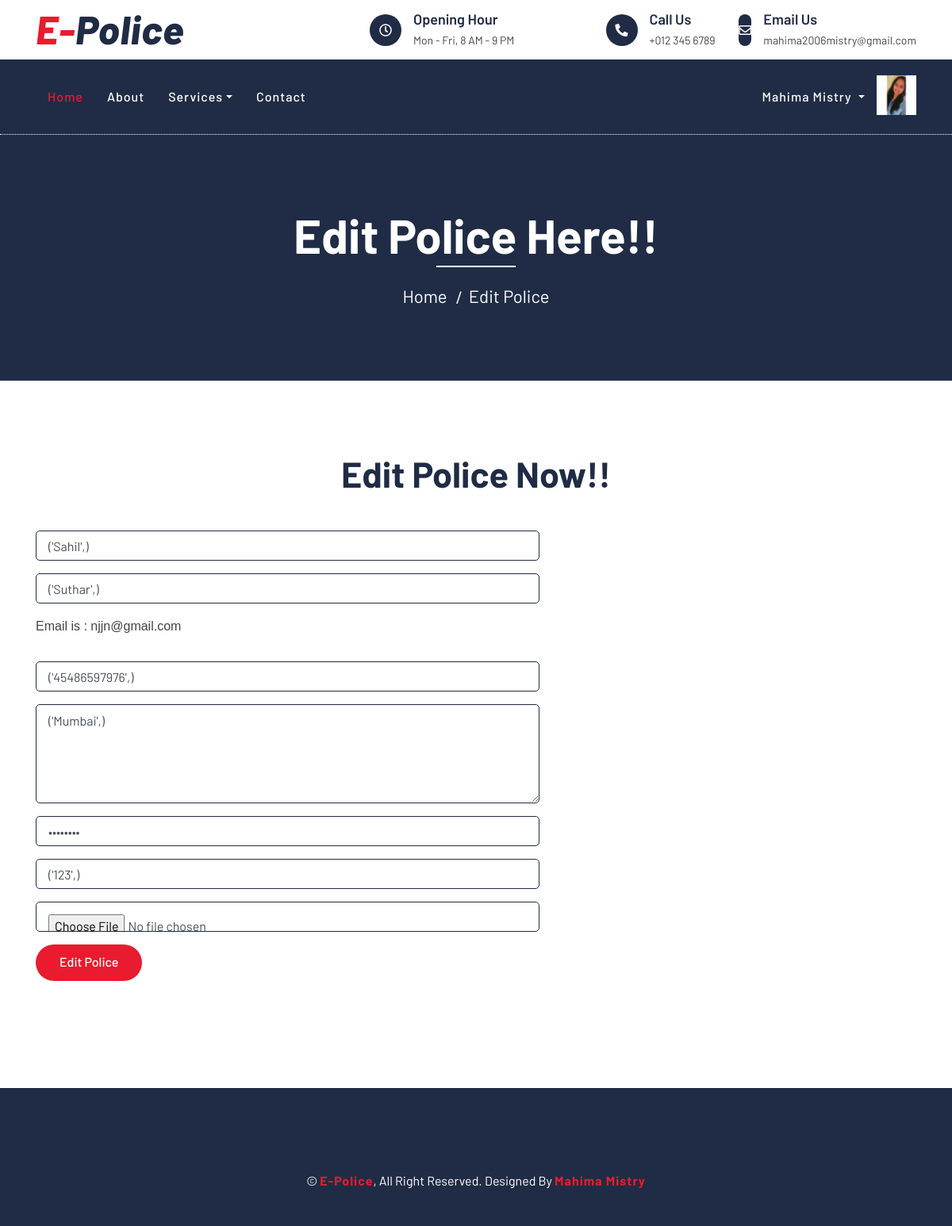
Page /edit_police/17 (signed in) on the earlier database version.
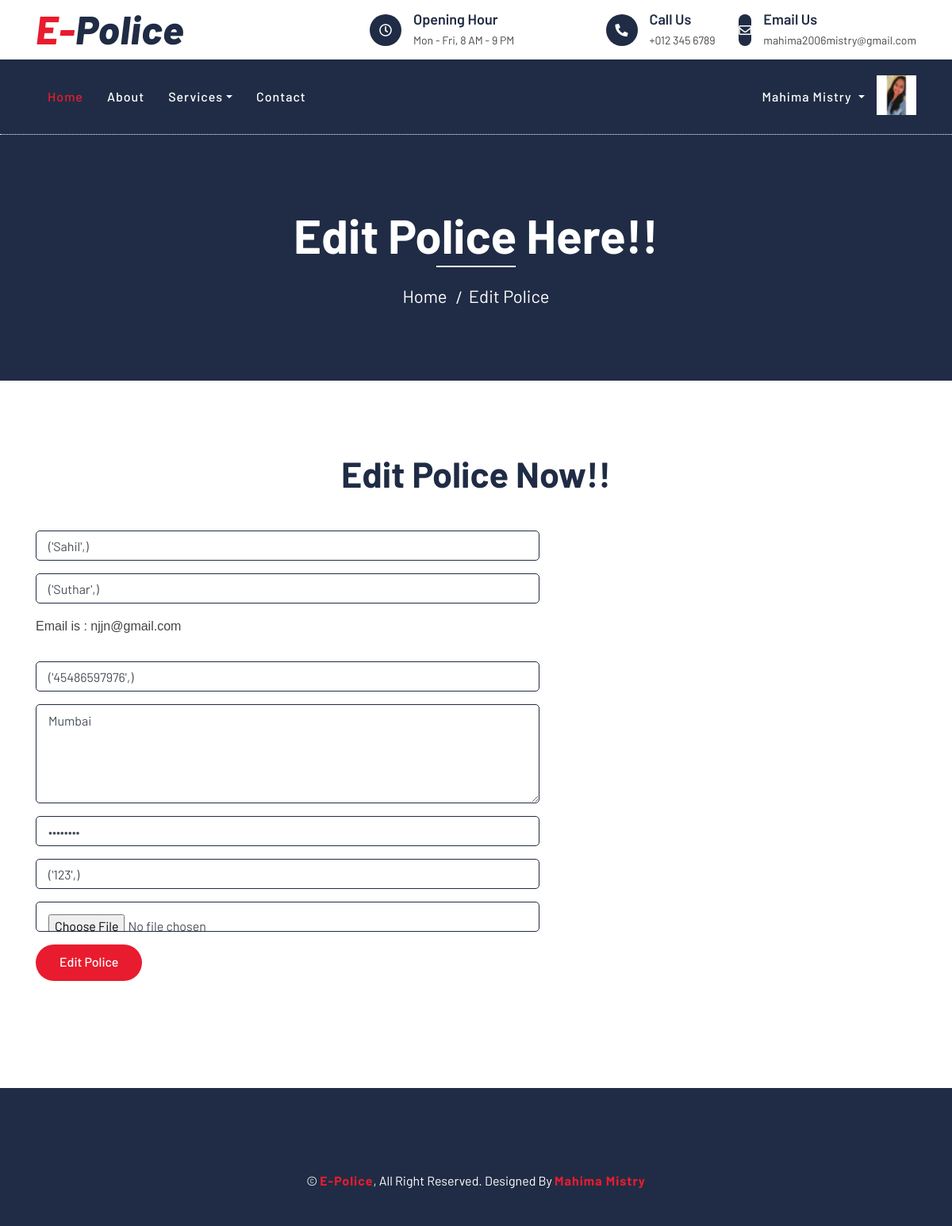
Same page on the later database version.
### epolice/models.py (models this page shows, shortened)
class User(models.Model):
    fname = models.CharField(max_length=50)
    lname = models.CharField(max_length=50)
    email = models.EmailField(unique=True)
    mobile = models.CharField(max_length=10)
    address = models.TextField(max_length=300)
    role = models.CharField(max_length=20,null=True,blank=True)
    password = models.CharField(max_length=50)
    pic = models.FileField(upload_to='Profile',default='profile.jpg')

### police_station/views.py (the view, shortened to what this page needs)
# urls.py: path('edit_police/<int:id>',views.edit_police,name='edit_police'),
def edit_police(request,id):
    uid = User.objects.get(email=request.session['email'])
    police = User.objects.get(id=id)
    return render(request,'edit_police.html',{'uid':uid,'police':police})

### police_station/templates/edit_police.html (shortened to what this page needs)
{% extends 'header.html' %}
{% load static %}
{% block content %}
<div class="page-header">
    <div class="container">
        <div class="row">
            <div class="col-12">
                <h2>Edit Police Here!!</h2>
            </div>
            <div class="col-12">
                <a href="{% url 'index' %}">Home</a>
                <a href="">Edit Police</a>
            </div>
        </div>
    </div>
</div>
<div class="contact">
    <div class="container">
        <div class="section-header text-center">
            <h2>Edit Police Now!!</h2>
        </div>
        <div class="row">
            <div class="col-md-7">
                <div class="contact-form">
                    <form name="sentMessage" action="{% url 'edit_police' police.id %}" method="POST" enctype="multipart/form-data">
                        <div class="control-group">
                            <input type="text" class="form-control" value="{{ police.fname }}" name="fname" id="fname" placeholder="Your First Name" required />
                        </div>
                        <div class="control-group">
                            <input type="text" class="form-control" value="{{ police.lname }}" name="lname" id="lname" placeholder="Your Last Name" required>
                        </div>
                        <div class="control-group">
                            <label style="font-family: 'Franklin Gothic Medium', 'Arial Narrow', Arial, sans-serif;">Email is : {{ police.email }}</label>
                        </div><br>
                        <div class="control-group">
                            <input type="text" class="form-control" value="{{ police.mobile }}" name="mobile" id="mobile" placeholder="Your Mobile Number" required>
                        </div>
                        <div class="control-group">
                            <textarea class="form-control" name="address" id="address" placeholder="Your Address" required="required">{{ police.address }}</textarea>
                        </div>
                        <div class="control-group">
                            <input type="password" class="form-control" value="{{ police.password }}" name="password" id="password" placeholder="Your Password" required />
                        </div>
                        <div class="control-group">
                            <input type="text" class="form-control" value="{{ police.password }}" name="confirm_password" id="confirm_password" placeholder="Your Confirm Password" required />
                        </div>
                        <div class="control-group">
                            {% if police.pic %}
                            <input type="file" class="form-control" value="{{ police.pic.url }}" name="pic" id="pic" />
                            {% else %}
                            <input type="file" class="form-control" name="pic" id="pic" placeholder="pic...." />
                            <p class="help-block text-danger"></p>
                            {% endif %}
                        </div>
                        <div>
                            <button class="btn btn-custom" type="submit">Edit Police</button>
                        </div>
                    </form>
                </div>
            </div>
        </div>
    </div>
</div>
{% endblock %}

Differences in the rows shown:
changed User "njjn@gmail.com": address "('Mumbai',)" → "Mumbai"
